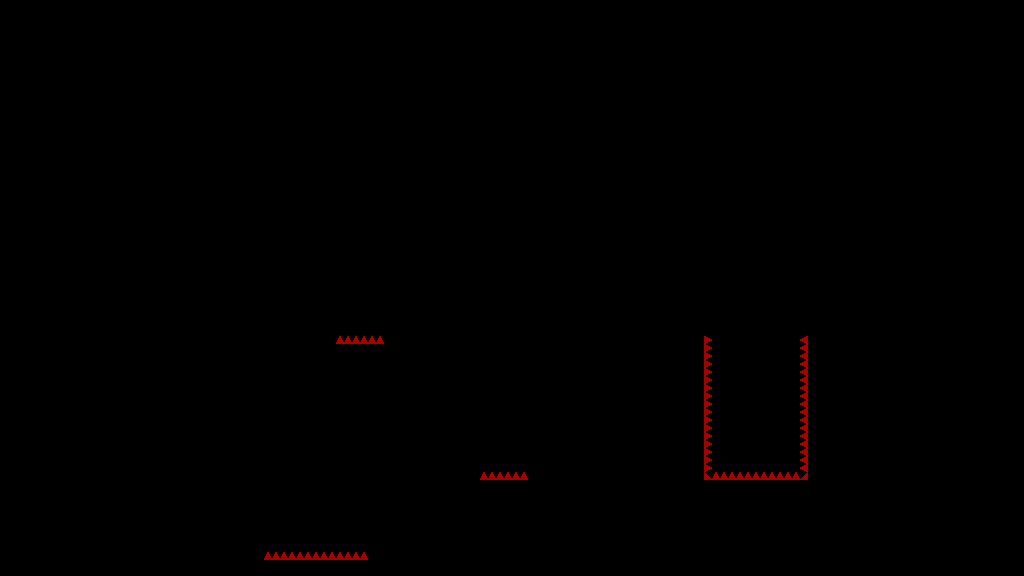

A 2D game scene composited from a Tiled map and its tileset images. What follows is a short description and the map's XML, with each tile layer's data collapsed to a summary:
An orthogonal 128x72 tile map with 8x8 px tiles, 1 tile layer (T_Spikes) and 39 objects.

<map version="1.4" tiledversion="1.4.3" orientation="orthogonal" renderorder="right-down" width="128" height="72" tilewidth="8" tileheight="8" infinite="0" nextlayerid="6" nextobjectid="472">
 <tileset firstgid="1" source="../../../Sprites/Tiles/DEV/flat/T_spr_nv_flat_0.tsx" />
 <layer id="1" name="T_Spikes" width="128" height="72">
  <data>[9216 cells, 72 non-empty, 2 distinct tile ids]</data>
 </layer>
 <objectgroup id="2" name="C_Solid">
  <object id="438" x="368" y="480" width="296" height="16" />
  <object id="440" x="808" y="200" width="80" height="296" />
  <object id="442" x="528" y="464" width="136" height="16" />
  <object id="444" x="528" y="328" width="176" height="32" />
  <object id="446" x="368" y="464" width="112" height="16" />
  <object id="448" x="480" y="200">
   <polygon points="0,0 40,0 0,40" />
  </object>
  <object id="449" x="376" y="200" width="104" height="40" />
  <object id="450" x="376" y="168" width="512" height="32" />
  <object id="452" x="160" y="168" width="176" height="72" />
  <object id="453" x="224" y="344" width="256" height="16" />
  <object id="454" x="224" y="328" width="112" height="16" />
  <object id="455" x="384" y="328" width="96" height="16" />
  <object id="456" x="336" y="32">
   <polygon points="0,0 40,0 40,40" />
  </object>
  <object id="457" x="376" y="32" width="80" height="136" />
  <object id="458" x="160" y="0" width="296" height="32" />
  <object id="459" x="224" y="240" width="40" height="88" />
  <object id="460" x="664" y="360" width="40" height="136" />
  <object id="461" x="704" y="480" width="104" height="16" />
  <object id="462" x="704" y="328" width="8" height="8" />
  <object id="463" x="800" y="200" width="8" height="136" />
  <object id="464" x="368" y="496" width="520" height="80" />
  <object id="466" x="264" y="560" width="104" height="16" />
  <object id="467" x="224" y="360" width="40" height="216" />
  <object id="469" x="456" y="0" width="432" height="168" />
 </objectgroup>
 <objectgroup id="5" name="DEV" visible="0">
  <object id="185" x="752" y="88">
   <polygon points="0,0 24,24 0,24" />
  </object>
  <object id="186" x="824" y="120">
   <polygon points="0,0 24,-24 24,0" />
  </object>
  <object id="187" x="856" y="112">
   <polygon points="0,0 48,0 0,48" />
  </object>
  <object id="188" x="848" y="48">
   <polygon points="0,0 0,48 -48,0" />
  </object>
  <object id="189" x="872" y="184">
   <polygon points="0,0 32,-32 32,0" />
  </object>
  <object id="190" x="712" y="96">
   <polygon points="0,0 24,-24 24,0" />
  </object>
  <object id="191" x="768" y="48">
   <polygon points="0,0 24,24 0,24" />
  </object>
  <object id="192" x="656" y="48">
   <polygon points="0,0 24,24 0,24" />
  </object>
  <object id="193" x="880" y="64">
   <polygon points="0,0 0,24 -24,0" />
  </object>
  <object id="194" x="696" y="48">
   <polygon points="0,0 24,0 0,24" />
  </object>
  <object id="195" x="800" y="112">
   <polygon points="0,0 8,8 0,8" />
  </object>
  <object id="196" x="832" y="144">
   <polygon points="0,0 8,0 0,8" />
  </object>
  <object id="197" x="736" y="48">
   <polygon points="0,0 8,0 0,8" />
  </object>
 </objectgroup>
 <objectgroup id="3" name="C_Balls">
  <object id="470" x="304" y="408" width="8" height="8" />
  <object id="471" x="752" y="256" width="8" height="8" />
 </objectgroup>
 <objectgroup id="4" name="C_Orbs" />
</map>
